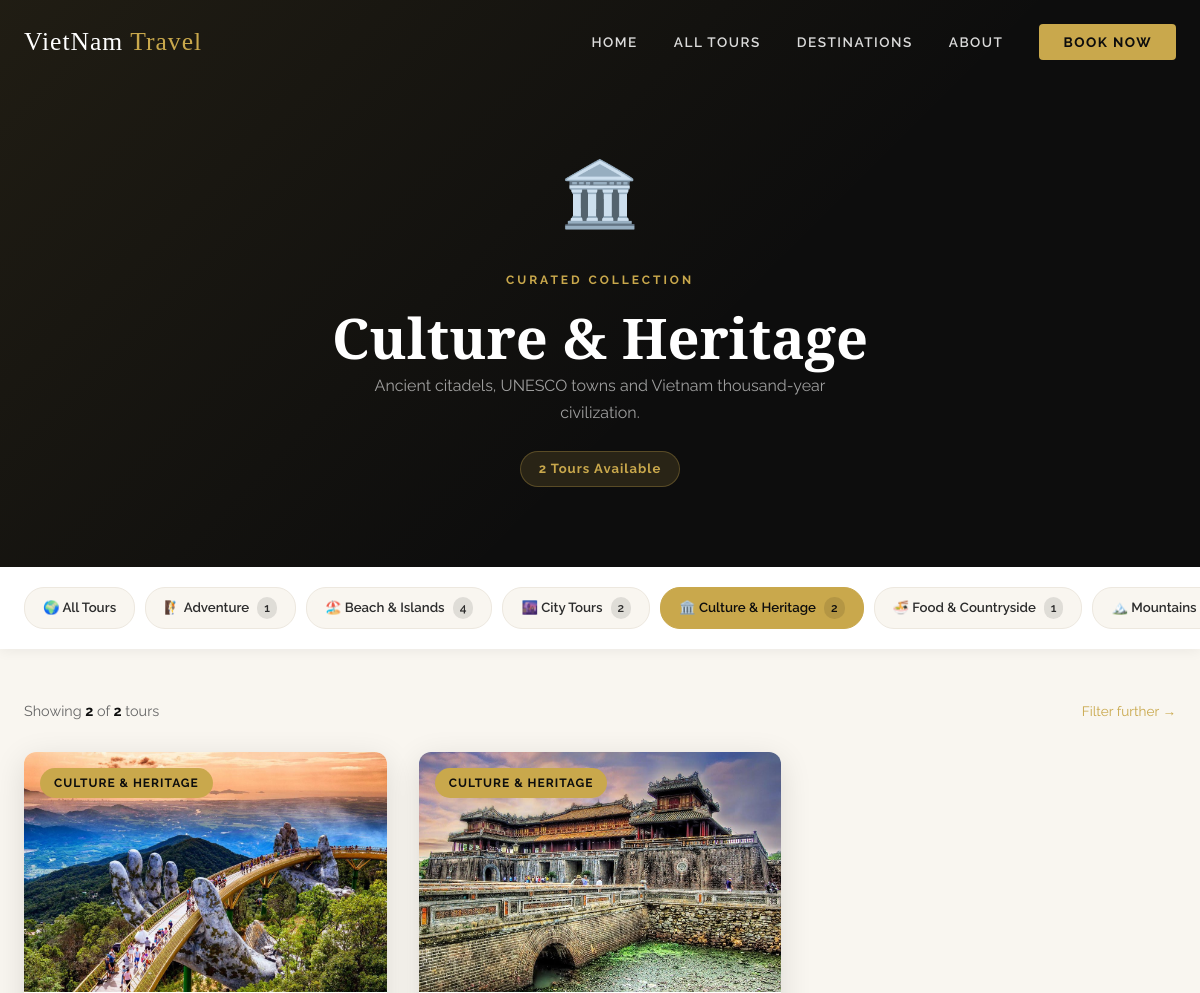
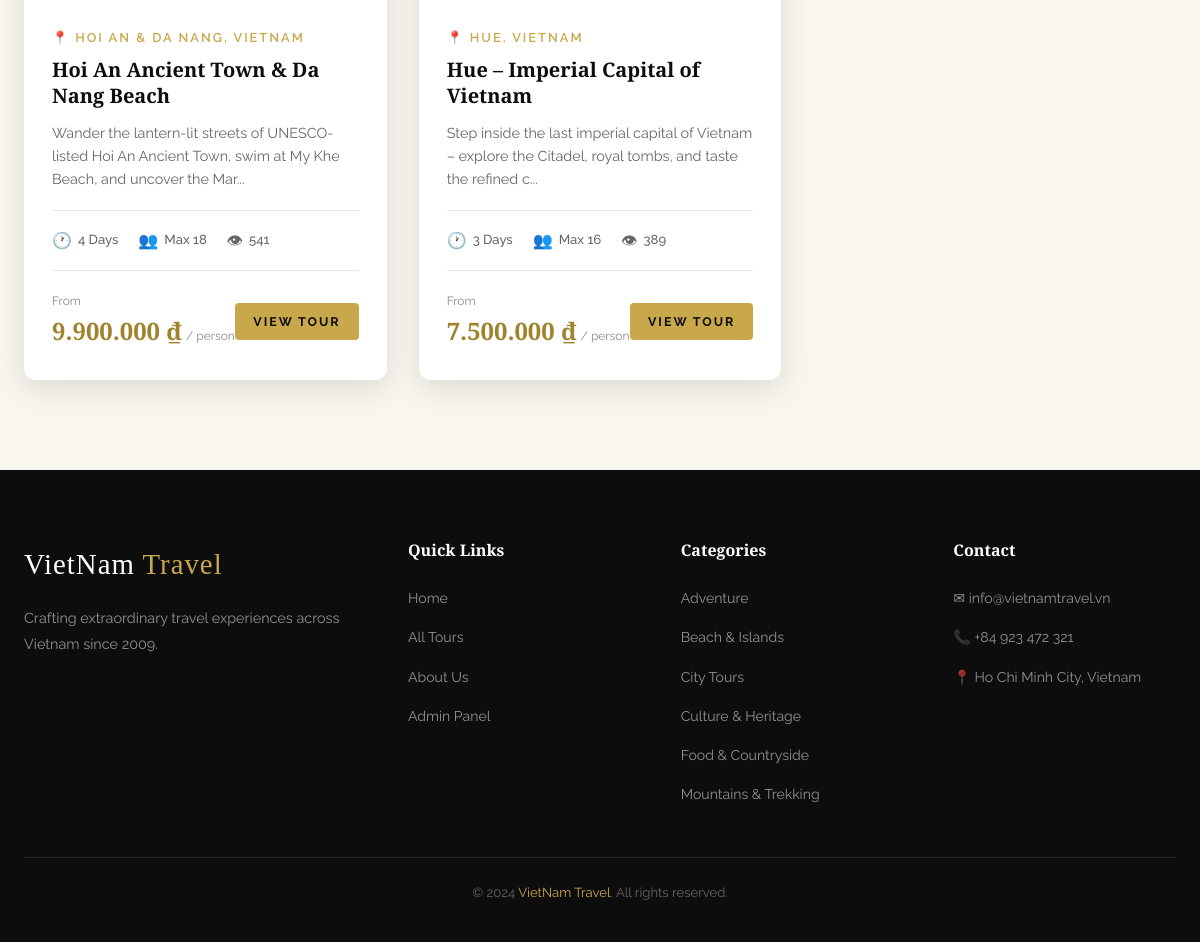
The page /category.php?slug=culture-heritage on the database its author committed (2 pictures, top to bottom).
### tables this page shows
CREATE TABLE IF NOT EXISTS categories (
    id          INT AUTO_INCREMENT PRIMARY KEY,
    name        VARCHAR(100) NOT NULL UNIQUE,
    slug        VARCHAR(100) NOT NULL UNIQUE,
    description TEXT,
    icon        VARCHAR(10) DEFAULT '✈️',
    created_at  TIMESTAMP DEFAULT CURRENT_TIMESTAMP
);

CREATE TABLE IF NOT EXISTS tours (
    id           INT AUTO_INCREMENT PRIMARY KEY,
    title        VARCHAR(255) NOT NULL,
    slug         VARCHAR(255) NOT NULL UNIQUE,
    description  TEXT NOT NULL,
    content      TEXT,
    price        BIGINT NOT NULL DEFAULT 0,
    duration     INT NOT NULL DEFAULT 1,
    max_people   INT NOT NULL DEFAULT 10,
    destination  VARCHAR(255) NOT NULL,
    category_id  INT NOT NULL,
    image_url    VARCHAR(255),
    status       ENUM('active','inactive') DEFAULT 'active',
    views        INT DEFAULT 0,
    created_at   TIMESTAMP DEFAULT CURRENT_TIMESTAMP,
    updated_at   TIMESTAMP DEFAULT CURRENT_TIMESTAMP ON UPDATE CURRENT_TIMESTAMP,
    FOREIGN KEY (category_id) REFERENCES categories(id) ON DELETE CASCADE
);

### category.php (the view, shortened to what this page needs)
<?php
include 'includes/db-connect.php';
$slug = isset($_GET['slug']) ? mysqli_real_escape_string($conn, trim($_GET['slug'])) : '';
$cat_result = mysqli_query($conn, "SELECT * FROM categories WHERE slug = '$slug'");
$category = mysqli_fetch_assoc($cat_result);
$per_page = 6; $current_page = max(1, isset($_GET['page'])?(int)$_GET['page']:1); $offset = ($current_page-1)*$per_page;
$total = mysqli_fetch_assoc(mysqli_query($conn,"SELECT COUNT(*) as total FROM tours WHERE category_id={$category['id']} AND status='active'"))['total'];
$result   = mysqli_query($conn,"SELECT t.*, c.name as cat_name FROM tours t JOIN categories c ON t.category_id=c.id WHERE t.category_id={$category['id']} AND t.status='active' ORDER BY t.views DESC LIMIT $per_page OFFSET $offset");
$all_cats = mysqli_query($conn,"SELECT c.*, COUNT(t.id) as tc FROM categories c LEFT JOIN tours t ON c.id=t.category_id AND t.status='active' GROUP BY c.id ORDER BY c.name");
?>
<!DOCTYPE html>
<html lang="en">
<head>
    <link rel="stylesheet" href="css/style.css">
</head>
<body>
<?php include 'includes/navbar.php'; ?>
<div class="category-hero">
    <div class="container" style="position:relative;z-index:1;">
        <span class="category-icon-lg"><?php echo $category['icon']; ?></span>
        <span class="section-label">Curated Collection</span>
        <h1><?php echo htmlspecialchars($category['name']); ?></h1>
        <p><?php echo htmlspecialchars($category['description']); ?></p>
        <span class="tour-count-badge"><?php echo $total; ?> Tour<?php echo $total!=1?'s':''; ?> Available</span>
    </div>
</div>
<div class="cat-switcher">
    <div class="cat-switcher-inner">
        <a href="tours.php" class="cat-btn">🌍 All Tours</a>
        <?php while ($cat = mysqli_fetch_assoc($all_cats)): ?>
        <a href="category.php?slug=<?php echo $cat['slug']; ?>" class="cat-btn <?php echo $cat['slug']===$slug?'active':''; ?>">
            <?php echo $cat['icon']; ?> <?php echo htmlspecialchars($cat['name']); ?>
            <span class="cat-btn-count"><?php echo $cat['tc']; ?></span>
        </a>
        <?php endwhile; ?>
    </div>
</div>
<section class="section" style="padding-top:50px;">
    <div class="container">
        <?php if ($total > 0): ?>
        <div style="margin-bottom:28px;display:flex;justify-content:space-between;align-items:center;flex-wrap:wrap;gap:12px;">
            <p style="color:var(--text-light);font-size:0.9rem;margin:0;">Showing <strong style="color:var(--dark);"><?php echo mysqli_num_rows($result); ?></strong> of <strong style="color:var(--dark);"><?php echo $total; ?></strong> tours</p>
            <a href="tours.php?category=<?php echo $category['id']; ?>" style="font-size:0.85rem;color:var(--gold);">Filter further →</a>
        </div>
        <div class="tours-grid">
            <?php while ($tour = mysqli_fetch_assoc($result)): ?>
            <div class="tour-card">
                <div class="tour-card-image">
                    <img src="<?php echo htmlspecialchars($tour['image_url']); ?>" alt="<?php echo htmlspecialchars($tour['title']); ?>" loading="lazy">
                    <span class="tour-card-badge"><?php echo htmlspecialchars($tour['cat_name']); ?></span>
                </div>
                <div class="tour-card-body">
                    <div class="tour-card-destination">📍 <?php echo htmlspecialchars($tour['destination']); ?></div>
                    <h3 class="tour-card-title"><?php echo htmlspecialchars($tour['title']); ?></h3>
                    <p class="tour-card-excerpt"><?php echo substr(htmlspecialchars($tour['description']),0,110).'...'; ?></p>
                    <div class="tour-card-meta">
                        <div class="tour-meta-item"><span class="icon">🕐</span><?php echo $tour['duration']; ?> Days</div>
                        <div class="tour-meta-item"><span class="icon">👥</span>Max <?php echo $tour['max_people']; ?></div>
                        <div class="tour-meta-item"><span class="icon">👁</span><?php echo number_format($tour['views']); ?></div>
                    </div>
                    <div class="tour-card-footer">
                        <div class="tour-price">
                            <span class="from">From</span>
                            <span class="amount"><?php echo number_format($tour['price'],0,',','.'); ?> ₫</span>
                            <span class="per">/ person</span>
                        </div>
                        <a href="tour-detail.php?id=<?php echo $tour['id']; ?>" class="btn btn-gold btn-sm">View Tour</a>
                    </div>
                </div>
            </div>
            <?php endwhile; ?>
        </div>
        <?php endif; ?>
    </div>
</section>
<?php include 'includes/footer.php'; ?>
</body>
</html>

### includes/footer.php (shortened to what this page needs)
<?php
$footer_cats = mysqli_query($conn, "SELECT name, slug FROM categories ORDER BY name LIMIT 6");
?>
<footer class="footer">
    <div class="container">
        <div class="footer-grid">
            <div class="footer-brand">
                <a href="index.php" class="nav-logo">VietNam <span>Travel</span></a>
                <p>Crafting extraordinary travel experiences across Vietnam since 2009.</p>
            </div>
            <div>
                <h4 class="footer-heading">Quick Links</h4>
                <ul class="footer-links">
                    <li><a href="index.php">Home</a></li>
                    <li><a href="tours.php">All Tours</a></li>
                    <li><a href="index.php#why-us">About Us</a></li>
                    <li><a href="admin-tours.php">Admin Panel</a></li>
                </ul>
            </div>
            <div>
                <h4 class="footer-heading">Categories</h4>
                <ul class="footer-links">
                    <?php while ($fc = mysqli_fetch_assoc($footer_cats)): ?>
                    <li><a href="category.php?slug=<?php echo $fc['slug']; ?>"><?php echo htmlspecialchars($fc['name']); ?></a></li>
                    <?php endwhile; ?>
                </ul>
            </div>
            <div>
                <h4 class="footer-heading">Contact</h4>
                <ul class="footer-links">
                    <li><a href="#">✉ info@vietnamtravel.vn</a></li>
                    <li><a href="#">📞 +84 923 472 321</a></li>
                    <li><a href="#">📍 Ho Chi Minh City, Vietnam</a></li>
                </ul>
            </div>
        </div>
        <div class="footer-bottom">
            <p>&copy; 2024 <span>VietNam Travel</span>. All rights reserved.</p>
        </div>
    </div>
</footer>

### category.php (style rules this page uses)
.category-hero { background:var(--dark); padding:140px 0 80px; text-align:center; position:relative; overflow:hidden; }
.category-hero::before { content:''; position:absolute; inset:0; background:linear-gradient(135deg,rgba(201,168,76,0.1) 0%,transparent 60%); }
.category-icon-lg { font-size:4rem; display:block; margin-bottom:16px; }
.category-hero h1 { color:var(--white); }
.category-hero p { color:rgba(255,255,255,0.6); max-width:520px; margin:0 auto 24px; }
.tour-count-badge { display:inline-block; background:rgba(201,168,76,0.15); border:1px solid rgba(201,168,76,0.3); color:var(--gold); padding:6px 18px; border-radius:20px; font-size:0.82rem; font-weight:700; letter-spacing:1px; }
.cat-switcher { background:var(--white); padding:20px 0; box-shadow:0 2px 12px rgba(0,0,0,0.06); overflow-x:auto; }
.cat-switcher-inner { display:flex; gap:10px; padding:0 24px; min-width:max-content; max-width:1260px; margin:0 auto; }
.cat-btn { display:inline-flex; align-items:center; gap:8px; padding:9px 18px; border-radius:20px; font-size:0.83rem; font-weight:600; color:var(--text); background:var(--light); border:1px solid var(--light-2); transition:var(--transition); white-space:nowrap; }
.cat-btn:hover, .cat-btn.active { background:var(--gold); border-color:var(--gold); color:var(--dark); }
.cat-btn-count { background:rgba(0,0,0,0.1); border-radius:10px; padding:1px 7px; font-size:0.75rem; }

### rows shown on the page
categories: icon "🏛️", name "Culture & Heritage", description "Ancient citadels, UNESCO towns and Vietnam thousand-year civilization.", tc "2"
categories: icon "🧗", name "Adventure", tc "1"
categories: icon "🏖️", name "Beach & Islands", tc "4"
categories: icon "🌆", name "City Tours", tc "2"
categories: icon "🍜", name "Food & Countryside", tc "1"
categories: icon "🏔️", name "Mountains…", name "Mountains & Trekking"
tours: image_url (picture), category.name "CULTURE & HERITAGE", destination "HOI AN & DA NANG, VIETNAM", title "Hoi An Ancient Town & Da Nang Beach", description "Wander the lantern-lit streets of UNESCO-listed Hoi An Ancient Town, swim at My Khe Beach, and uncover the Mar", duration "4", max_people "18", views "541", price "9.900.000"
tours: image_url (picture), category.name "CULTURE & HERITAGE", destination "HUE, VIETNAM", title "Hue – Imperial Capital of Vietnam", description "Step inside the last imperial capital of Vietnam – explore the Citadel, royal tombs, and taste the refined c", duration "3", max_people "16", views "389", price "7.500.000"

### other values the page prints
$total "2"
mysqli_num_rows($result) "2"
